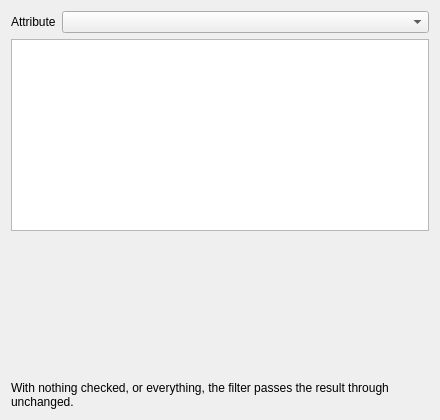
<?xml version="1.0" encoding="UTF-8"?>
<ui version="4.0">
 <class>TaskPostAttribute</class>
 <widget class="QWidget" name="TaskPostAttribute">
  <property name="geometry">
   <rect>
    <x>0</x>
    <y>0</y>
    <width>440</width>
    <height>420</height>
   </rect>
  </property>
  <property name="windowTitle">
   <string notr="true">Attribution</string>
  </property>
  <layout class="QVBoxLayout" name="verticalLayout">
   <item>
    <layout class="QFormLayout" name="formLayout">
     <item row="0" column="0">
      <widget class="QLabel" name="AttributeLabel">
       <property name="toolTip">
        <string>Which identity the model entities are grouped by</string>
       </property>
       <property name="text">
        <string>Attribute</string>
       </property>
      </widget>
     </item>
     <item row="0" column="1">
      <widget class="QComboBox" name="AttributeComboBox">
       <property name="sizePolicy">
        <sizepolicy hsizetype="Expanding" vsizetype="Fixed">
         <horstretch>0</horstretch>
         <verstretch>0</verstretch>
        </sizepolicy>
       </property>
       <property name="toolTip">
        <string>Which identity the model entities are grouped by</string>
       </property>
      </widget>
     </item>
    </layout>
   </item>
   <item>
    <widget class="QTreeWidget" name="ElementTree">
     <property name="toolTip">
      <string>The model entities to keep</string>
     </property>
     <property name="rootIsDecorated">
      <bool>true</bool>
     </property>
     <property name="headerHidden">
      <bool>true</bool>
     </property>
     <column>
      <property name="text">
       <string notr="true">Element</string>
      </property>
     </column>
     <column>
      <property name="text">
       <string notr="true">Count</string>
      </property>
     </column>
    </widget>
   </item>
   <item>
    <widget class="QLabel" name="MessageLabel">
     <property name="sizePolicy">
      <sizepolicy hsizetype="Preferred" vsizetype="Expanding">
       <horstretch>0</horstretch>
       <verstretch>0</verstretch>
      </sizepolicy>
     </property>
     <property name="wordWrap">
      <bool>true</bool>
     </property>
     <property name="text">
      <string/>
     </property>
     <property name="alignment">
      <set>Qt::AlignLeading|Qt::AlignLeft|Qt::AlignTop</set>
     </property>
    </widget>
   </item>
   <item>
    <widget class="QLabel" name="HelpLabel">
     <property name="wordWrap">
      <bool>true</bool>
     </property>
     <property name="text">
      <string>With nothing checked, or everything, the filter passes the result through unchanged.</string>
     </property>
    </widget>
   </item>
  </layout>
 </widget>
 <resources/>
 <connections/>
</ui>
